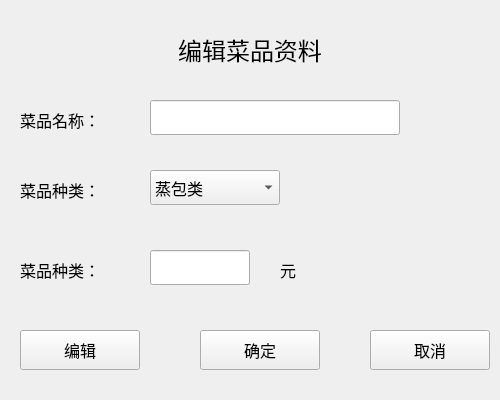
<?xml version="1.0" encoding="UTF-8"?>
<ui version="4.0">
 <class>editdish</class>
 <widget class="QWidget" name="editdish">
  <property name="geometry">
   <rect>
    <x>0</x>
    <y>0</y>
    <width>500</width>
    <height>400</height>
   </rect>
  </property>
  <property name="windowTitle">
   <string>Form</string>
  </property>
  <widget class="QLabel" name="label">
   <property name="geometry">
    <rect>
     <x>0</x>
     <y>0</y>
     <width>500</width>
     <height>100</height>
    </rect>
   </property>
   <property name="font">
    <font>
     <family>微软雅黑</family>
     <pointsize>18</pointsize>
    </font>
   </property>
   <property name="text">
    <string>编辑菜品资料</string>
   </property>
   <property name="alignment">
    <set>Qt::AlignCenter</set>
   </property>
  </widget>
  <widget class="QLabel" name="label_2">
   <property name="geometry">
    <rect>
     <x>20</x>
     <y>100</y>
     <width>150</width>
     <height>40</height>
    </rect>
   </property>
   <property name="font">
    <font>
     <family>微软雅黑</family>
     <pointsize>12</pointsize>
    </font>
   </property>
   <property name="text">
    <string>菜品名称：</string>
   </property>
   <property name="alignment">
    <set>Qt::AlignLeading|Qt::AlignLeft|Qt::AlignVCenter</set>
   </property>
  </widget>
  <widget class="QLineEdit" name="lname">
   <property name="geometry">
    <rect>
     <x>150</x>
     <y>100</y>
     <width>250</width>
     <height>35</height>
    </rect>
   </property>
   <property name="font">
    <font>
     <family>微软雅黑</family>
     <pointsize>12</pointsize>
    </font>
   </property>
  </widget>
  <widget class="QLabel" name="label_3">
   <property name="geometry">
    <rect>
     <x>20</x>
     <y>170</y>
     <width>150</width>
     <height>40</height>
    </rect>
   </property>
   <property name="font">
    <font>
     <family>微软雅黑</family>
     <pointsize>12</pointsize>
    </font>
   </property>
   <property name="text">
    <string>菜品种类：</string>
   </property>
   <property name="alignment">
    <set>Qt::AlignLeading|Qt::AlignLeft|Qt::AlignVCenter</set>
   </property>
  </widget>
  <widget class="QLabel" name="label_4">
   <property name="geometry">
    <rect>
     <x>20</x>
     <y>250</y>
     <width>150</width>
     <height>40</height>
    </rect>
   </property>
   <property name="font">
    <font>
     <family>微软雅黑</family>
     <pointsize>12</pointsize>
    </font>
   </property>
   <property name="text">
    <string>菜品种类：</string>
   </property>
   <property name="alignment">
    <set>Qt::AlignLeading|Qt::AlignLeft|Qt::AlignVCenter</set>
   </property>
  </widget>
  <widget class="QLineEdit" name="lmoney">
   <property name="geometry">
    <rect>
     <x>150</x>
     <y>250</y>
     <width>100</width>
     <height>35</height>
    </rect>
   </property>
   <property name="font">
    <font>
     <family>微软雅黑</family>
     <pointsize>12</pointsize>
    </font>
   </property>
  </widget>
  <widget class="QComboBox" name="ctype">
   <property name="geometry">
    <rect>
     <x>150</x>
     <y>170</y>
     <width>130</width>
     <height>35</height>
    </rect>
   </property>
   <property name="font">
    <font>
     <family>微软雅黑</family>
     <pointsize>12</pointsize>
    </font>
   </property>
   <item>
    <property name="text">
     <string>蒸包类</string>
    </property>
   </item>
   <item>
    <property name="text">
     <string>煎焗类</string>
    </property>
   </item>
   <item>
    <property name="text">
     <string>蔬菜类</string>
    </property>
   </item>
   <item>
    <property name="text">
     <string>肠粉类</string>
    </property>
   </item>
   <item>
    <property name="text">
     <string>饭粥类</string>
    </property>
   </item>
   <item>
    <property name="text">
     <string>甜品类</string>
    </property>
   </item>
  </widget>
  <widget class="QLabel" name="label_5">
   <property name="geometry">
    <rect>
     <x>280</x>
     <y>250</y>
     <width>41</width>
     <height>40</height>
    </rect>
   </property>
   <property name="font">
    <font>
     <family>微软雅黑</family>
     <pointsize>12</pointsize>
    </font>
   </property>
   <property name="text">
    <string>元</string>
   </property>
  </widget>
  <widget class="QPushButton" name="bOk">
   <property name="geometry">
    <rect>
     <x>200</x>
     <y>330</y>
     <width>120</width>
     <height>40</height>
    </rect>
   </property>
   <property name="font">
    <font>
     <family>微软雅黑</family>
     <pointsize>12</pointsize>
    </font>
   </property>
   <property name="text">
    <string>确定</string>
   </property>
  </widget>
  <widget class="QPushButton" name="bCancel">
   <property name="geometry">
    <rect>
     <x>370</x>
     <y>330</y>
     <width>120</width>
     <height>40</height>
    </rect>
   </property>
   <property name="font">
    <font>
     <family>微软雅黑</family>
     <pointsize>12</pointsize>
    </font>
   </property>
   <property name="text">
    <string>取消</string>
   </property>
  </widget>
  <widget class="QPushButton" name="bEdit">
   <property name="geometry">
    <rect>
     <x>20</x>
     <y>330</y>
     <width>120</width>
     <height>40</height>
    </rect>
   </property>
   <property name="font">
    <font>
     <family>微软雅黑</family>
     <pointsize>12</pointsize>
    </font>
   </property>
   <property name="text">
    <string>编辑</string>
   </property>
  </widget>
 </widget>
 <resources/>
 <connections/>
</ui>
